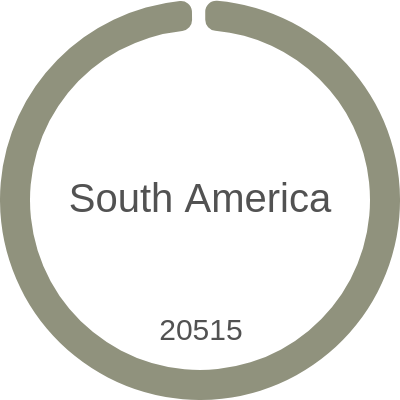

Specify this chart in Vega-Lite:
### Vega specification from a JSON file in a GitHub repository (floating-point values rounded to 4 significant figures)
{"$schema": "https://vega.github.io/schema/vega/v5.json", "description": "A basic donut chart example.", "width": 200, "height": 200, "autosize": "none", "signals": [{"name": "startAngle", "value": 0}, {"name": "endAngle", "value": 6.29}, {"name": "padAngle", "value": 0.04}, {"name": "innerRadius", "value": 85}, {"name": "cornerRadius", "value": 5.5}, {"name": "sort", "value": false}, {"name": "selected", "value": "", "on": [{"events": "mouseover", "update": "datum"}]}], "data": [{"name": "table", "values": [{"id": 1, "field": 20515}, {"id": 2, "field": 0}, {"id": 3, "field": 71}], "transform": [{"type": "pie", "field": "field", "startAngle": {"signal": "startAngle"}, "endAngle": {"signal": "endAngle"}, "sort": {"signal": "sort"}}]}, {"name": "fieldSum", "source": "table", "transform": [{"type": "aggregate", "fields": ["id"], "ops": ["sum"], "as": ["sum"]}]}], "scales": [{"name": "color", "type": "ordinal", "domain": {"data": "table", "field": "id"}, "range": ["#90927d", "#c0471c", "#865a33"]}], "marks": [{"type": "arc", "from": {"data": "table"}, "encode": {"enter": {"fill": {"scale": "color", "field": "id"}, "x": {"signal": "width / 2"}, "y": {"signal": "height / 2"}}, "update": {"startAngle": {"field": "startAngle"}, "endAngle": {"field": "endAngle"}, "padAngle": {"signal": "padAngle"}, "innerRadius": {"signal": "innerRadius"}, "outerRadius": {"signal": "width / 2"}, "cornerRadius": {"signal": "cornerRadius"}}}}, {"type": "text", "encode": {"enter": {"fill": {"value": "#525252"}, "text": {"value": ""}}, "update": {"opacity": {"value": 1}, "x": {"signal": "width / 2"}, "y": {"signal": "height / 2"}, "align": {"value": "center"}, "baseline": {"value": "middle"}, "fontSize": {"value": 20}, "text": {"value": "South America"}}}}, {"name": "mark_id", "type": "text", "from": {"data": "table"}, "encode": {"enter": {"text": {"signal": "if(datum['endAngle'] - datum['startAngle'] < 0.3, '', format(datum['field']/1, ''))"}, "x": {"signal": "if(width >= height, height, width) / 2"}, "y": {"signal": "if(width >= height, height, width) / 2"}, "radius": {"signal": "if(selected && selected.id == datum.id, if(width >= height, height, width) / 2 * 1.05 * 0.65, if(width >= height, height, width) / 2 * 0.65)"}, "theta": {"signal": "(datum['startAngle'] + datum['endAngle'])/2"}, "fill": {"value": "scales"}, "fontSize": {"value": 15}, "align": {"value": "center"}, "baseline": {"value": "middle"}}}}]}
